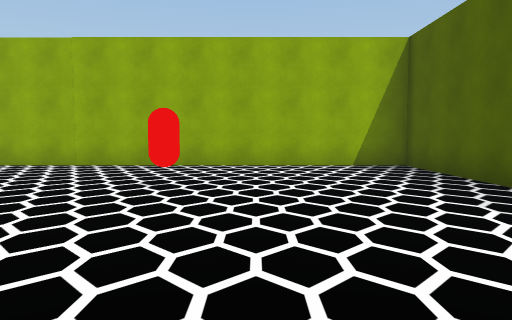
View 1 (above)

12 first-person views from a walk through a scene from a Unity 3-D project. The camera is 1.3 m above the floor, tilts 4° down and sees 70° across. The floor is counted in squares, 1.8 m on a side. Each view is taken from the middle of a square. On the plan, view 1 faces up. The plan holds only what a view shows up to about 11 squares ahead; the rest is blank. The place goes on beyond the plan. The player character is not drawn. Door leaves are left out, so doorways stand open.

View 2
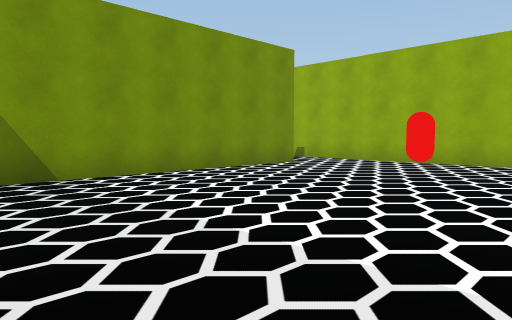

View 3
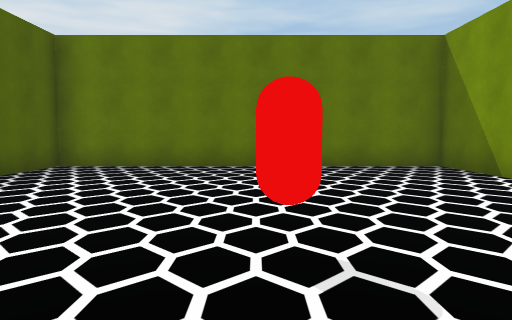

View 4
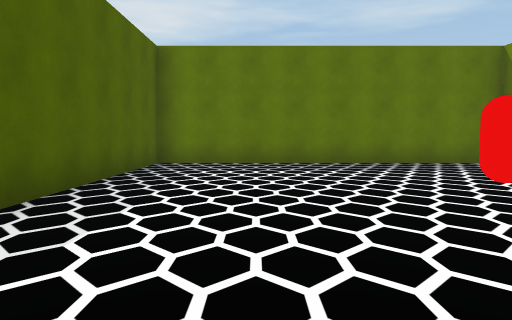

View 5
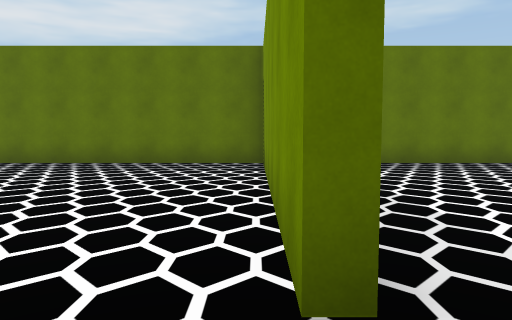

View 6
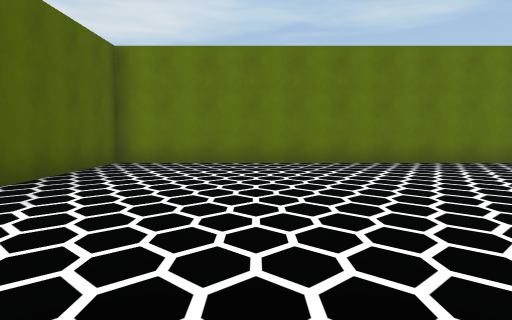

View 7
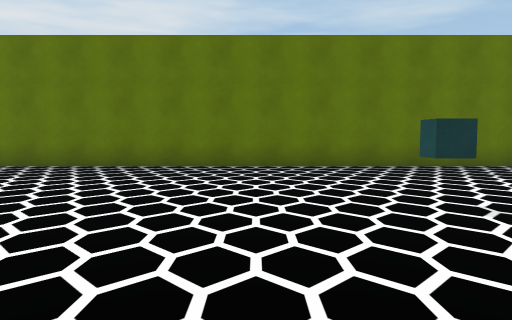

View 8
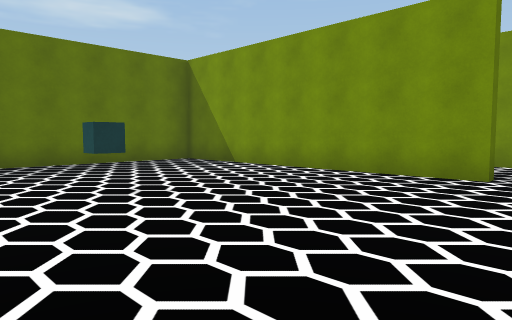

View 9
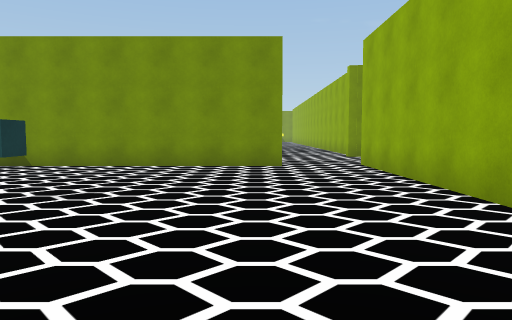

View 10
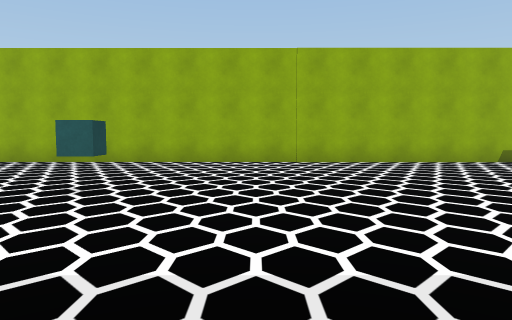

View 11
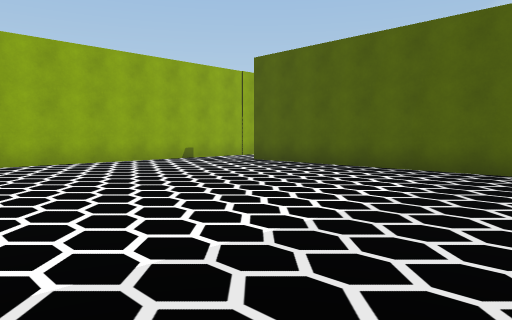

View 12
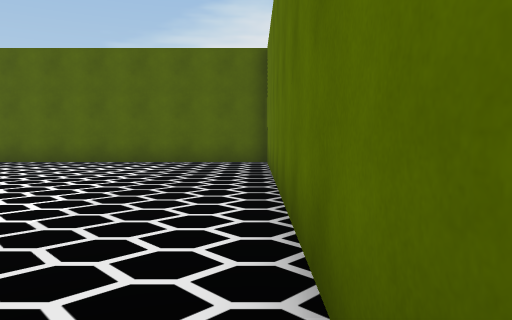

### Floor plan
Ten units are one square. View 1 is at (0, 0); x grows to the right and y downward. Boxes are objects, and circles mark ways between rooms. Rooms are numbered by the first view taken in them; rooms with no view inside come last. Other rooms are left out.
<svg viewBox="-204 -90 244 108">
<path fill="none" stroke="#000" d="M-52 -66 -52 13 35 13 35 -85 -55 -85M-194 -66 -194 13 -55 13 -55 -66M-55 -85 -199 -85"/>
<rect x="-15" y="-55" width="10" height="10" fill="#bbb"><title>red capsule</title></rect>
<rect x="-155" y="-35" width="10" height="10" fill="#bbb"><title>cube</title></rect>
<circle cx="-50" cy="-75" r="3" fill="#2a7"/>
<text x="-10" y="-40">1</text>
<text x="-120" y="-30">2</text>
</svg>
Room 1 opens to room 2.

Where each view was taken, in squares from view 1:
view 1: 0 up, 0 right, facing up
view 2: 1 down, 1 right, facing up-left
view 3: 7 up, 1 left, facing down
view 4: 8 up, 1 right, facing down
view 5: 8 up, 5 left, facing down
view 6: 8 up, 9 left, facing down
view 7: 7 up, 13 left, facing down
view 8: 8 up, 13 left, facing down-left
view 9: 6 up, 11 left, facing left
view 10: 1 down, 13 left, facing up
view 11: 1 down, 13 left, facing up-right
view 12: 1 down, 15 left, facing right
